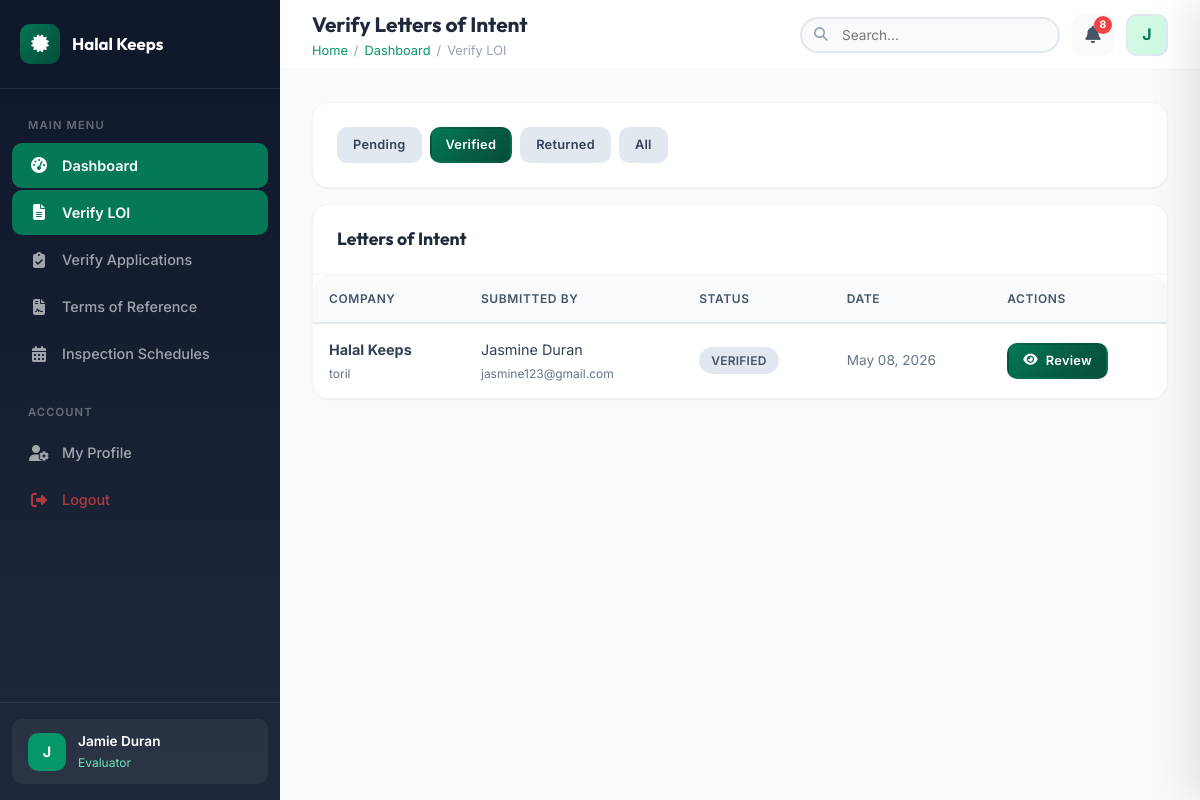
Screenshot of /dashboard/evaluator/verify_loi.php?filter=verified (signed in) with the database file from the repository.
### tables this page shows
CREATE TABLE `letter_of_intent` (
  `id` int(11) NOT NULL,
  `business_owner_id` int(11) NOT NULL,
  `company_name` varchar(255) NOT NULL,
  `company_address` text NOT NULL,
  `company_info` text NOT NULL,
  `date_of_intent` date DEFAULT NULL,
  `menu_list` text DEFAULT NULL,
  `contact_person` varchar(255) DEFAULT NULL,
  `contact_email` varchar(255) DEFAULT NULL,
  `contact_phone` varchar(50) DEFAULT NULL,
  `letter_content` text NOT NULL,
  `supporting_documents` text DEFAULT NULL,
  `status` enum('draft','submitted','under_review','verified','returned','rejected') DEFAULT 'draft',
  `remarks` text DEFAULT NULL,
  `submitted_at` timestamp NULL DEFAULT NULL,
  `created_at` timestamp NOT NULL DEFAULT current_timestamp(),
  `updated_at` timestamp NOT NULL DEFAULT current_timestamp() ON UPDATE current_timestamp(),
  `application_type` varchar(255) DEFAULT NULL,
  `certifying_body` varchar(255) DEFAULT 'HDIP',
  `signature_data` longtext DEFAULT NULL
);

CREATE TABLE `users` (
  `id` int(11) NOT NULL,
  `google_id` varchar(255) DEFAULT NULL,
  `email` varchar(255) NOT NULL,
  `full_name` varchar(255) NOT NULL,
  `first_name` varchar(100) DEFAULT NULL,
  `last_name` varchar(100) DEFAULT NULL,
  `avatar` varchar(500) DEFAULT NULL,
  `password` varchar(255) DEFAULT NULL,
  `phone` varchar(20) DEFAULT NULL,
  `address` text DEFAULT NULL,
  `role_id` int(11) DEFAULT NULL,
  `role_status` enum('pending','approved','rejected','none') DEFAULT 'none',
  `is_active` tinyint(1) DEFAULT 1,
  `email_verified` tinyint(1) DEFAULT 0,
  `last_login` timestamp NULL DEFAULT NULL,
  `created_at` timestamp NOT NULL DEFAULT current_timestamp(),
  `updated_at` timestamp NOT NULL DEFAULT current_timestamp() ON UPDATE current_timestamp(),
  `failed_login_attempts` int(11) DEFAULT 0,
  `account_locked` tinyint(1) DEFAULT 0
);

### dashboard/evaluator/verify_loi.php (the view, shortened to what this page needs)
<?php
require_once __DIR__ . '/../../config/app.php';
$action = $_GET['action'] ?? 'list';
$filter = $_GET['filter'] ?? 'submitted';
$where = $filter === 'all' ? '' : "WHERE loi.status = '$filter'";
$lois = $conn->query("
    SELECT loi.*, u.full_name as owner_name, u.email as owner_email,
        (SELECT COUNT(*) FROM loi_verification lv WHERE lv.loi_id = loi.id AND lv.verification_status = 'returned') as was_returned
    FROM letter_of_intent loi
    JOIN users u ON loi.business_owner_id = u.id
    $where
    ORDER BY loi.submitted_at DESC
")->fetch_all(MYSQLI_ASSOC);
require_once __DIR__ . '/../../includes/header.php';
?>
<?php if ($action === 'list'): ?>
<div class="card" style="margin-bottom: 16px;">
    <div class="card-body" style="display: flex; gap: 8px;">
        <a href="?filter=submitted" class="btn btn-sm <?= $filter === 'submitted' ? 'btn-primary' : 'btn-secondary' ?>">Pending</a>
        <a href="?filter=verified" class="btn btn-sm <?= $filter === 'verified' ? 'btn-primary' : 'btn-secondary' ?>">Verified</a>
        <a href="?filter=returned" class="btn btn-sm <?= $filter === 'returned' ? 'btn-primary' : 'btn-secondary' ?>">Returned</a>
        <a href="?filter=all" class="btn btn-sm <?= $filter === 'all' ? 'btn-primary' : 'btn-secondary' ?>">All</a>
    </div>
</div>
<div class="card">
    <div class="card-header">
        <h3>Letters of Intent</h3>
    </div>
    <div class="card-body" style="padding: 0;">
        <?php if (empty($lois)): ?>
            <div class="empty-state"><div class="empty-icon"><i class="fas fa-check-circle"></i></div><h3>No LOIs Found</h3><p>No letters of intent matching this filter.</p></div>
        <?php else: ?>
            <div class="table-responsive">
                <table class="table">
                    <thead><tr><th>Company</th><th>Submitted By</th><th>Status</th><th>Date</th><th>Actions</th></tr></thead>
                    <tbody>
                        <?php foreach ($lois as $loi): ?>
                        <tr>
                            <td><strong><?= htmlspecialchars($loi['company_name']) ?></strong><br><small style="color:var(--neutral-500)"><?= htmlspecialchars(substr($loi['company_address'] ?? '', 0, 40)) ?></small></td>
                            <td><?= htmlspecialchars($loi['owner_name']) ?><br><small style="color:var(--neutral-500)"><?= htmlspecialchars($loi['owner_email']) ?></small></td>
                            <td>
                                <?= getStatusBadge($loi['status']) ?>
                            </td>
                            <td style="font-size:0.85rem;color:var(--neutral-500)"><?= $loi['submitted_at'] ? formatDate($loi['submitted_at']) : '-' ?></td>
                            <td><a href="?action=review&id=<?= $loi['id'] ?>" class="btn btn-sm btn-primary"><i class="fas fa-eye"></i> Review</a></td>
                        </tr>
                        <?php endforeach; ?>
                    </tbody>
                </table>
            </div>
        <?php endif; ?>
    </div>
</div>
<?php endif; ?>
<?php require_once __DIR__ . '/../../includes/footer.php'; ?>

### includes/functions.php (shortened to what this page needs)
<?php
function formatDate($date, $format = 'M d, Y') {
    return date($format, strtotime($date));
}
function getStatusBadge($status) {
    return $badges[strtolower($status)] ?? '<span class="badge badge-secondary">' . ucfirst(str_replace('_', ' ', $status)) . '</span>';
}
?>

### rows the page displays
letter_of_intent: company_name "Halal Keeps", company_address "toril", business_owner.full_name "Jasmine Duran", business_owner.email "jasmine123@gmail.com", status "VERIFIED", submitted_at "May 08, 2026"

### other values shown
$item['label'] "Dashboard"
$item['label'] "Verify LOI"
$item['label'] "Verify Applications"
$item['label'] "Terms of Reference"
$item['label'] "Inspection Schedules"
substr($_SESSION['full_name'] ?? 'U', 0, 1) "J"
$_SESSION['full_name'] "Jamie Duran"
$role_name "Evaluator"
$page_heading "Verify Letters of Intent"
$crumb['label'] "Dashboard"
$crumb['label'] "Verify LOI"
$notif_count "8"
